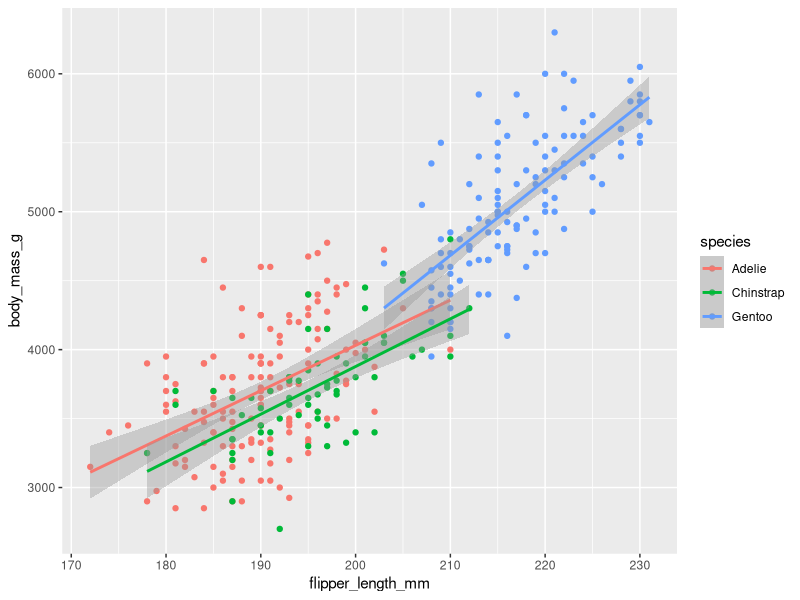
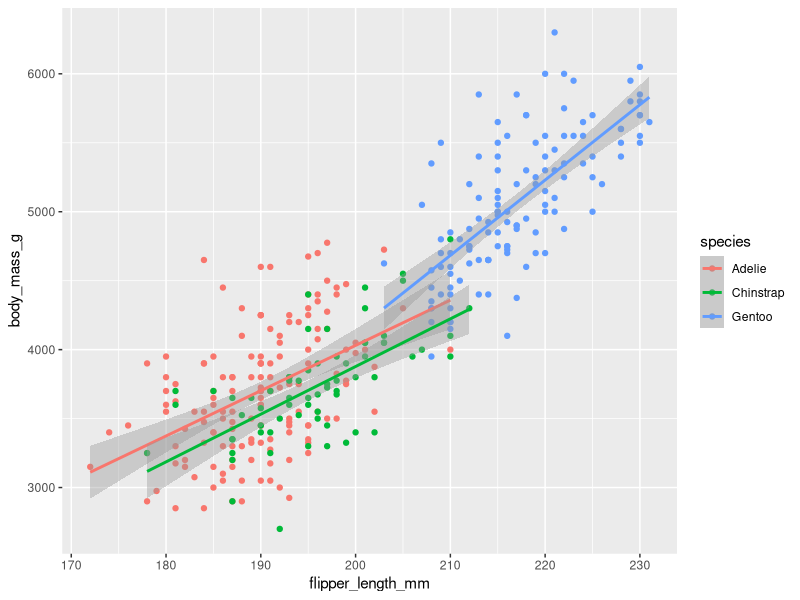

Here is the R script that generated these plots, in order: (Note: this script raises an error after producing the figures.)

# Load the tidyverse library.

library(tidyverse)

# If the package doesn't exist, run `install.packages("tidyverse")` and then `library(tidyverse)`. You only need to run the install once.
# Read in the data:

penguins <- read.table("data/penguin_data.txt", header = T)
glimpse(penguins)

# Run a linear regression:
model1 <- lm(body_mass_g ~ flipper_length_mm, data = penguins)
summary(model1)

# Create a nice plot in ggplot2:
ggplot(penguins, aes(x = flipper_length_mm, y = body_mass_g, colour = species)) +
  geom_point() +
  stat_smooth(method = "lm")    
# Save the plot in your /figs folder:
ggsave("figs/1_flipper_bodymass_regression.png") 

#NB. This saves the last plot that was run!
# Subset the data:
penguins_female <- subset(penguins, sex == "female")
# Save the edited dataset:
write_tsv(penguins_female, "results/1_penguin_female_only.txt")
